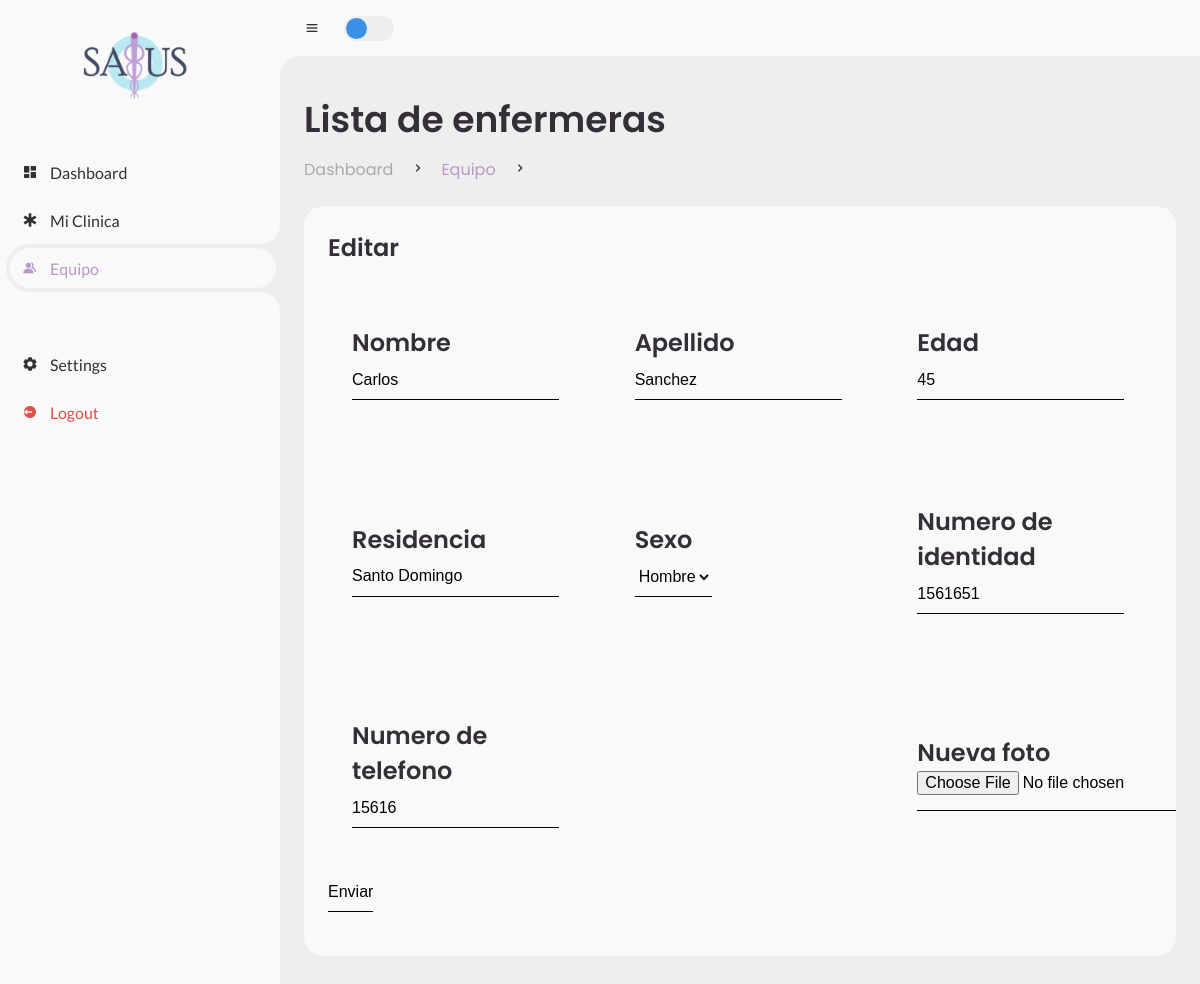
Page /salusApp/dashboard/equipo/enfermeros/edit/19 (signed in) on the earlier database version.
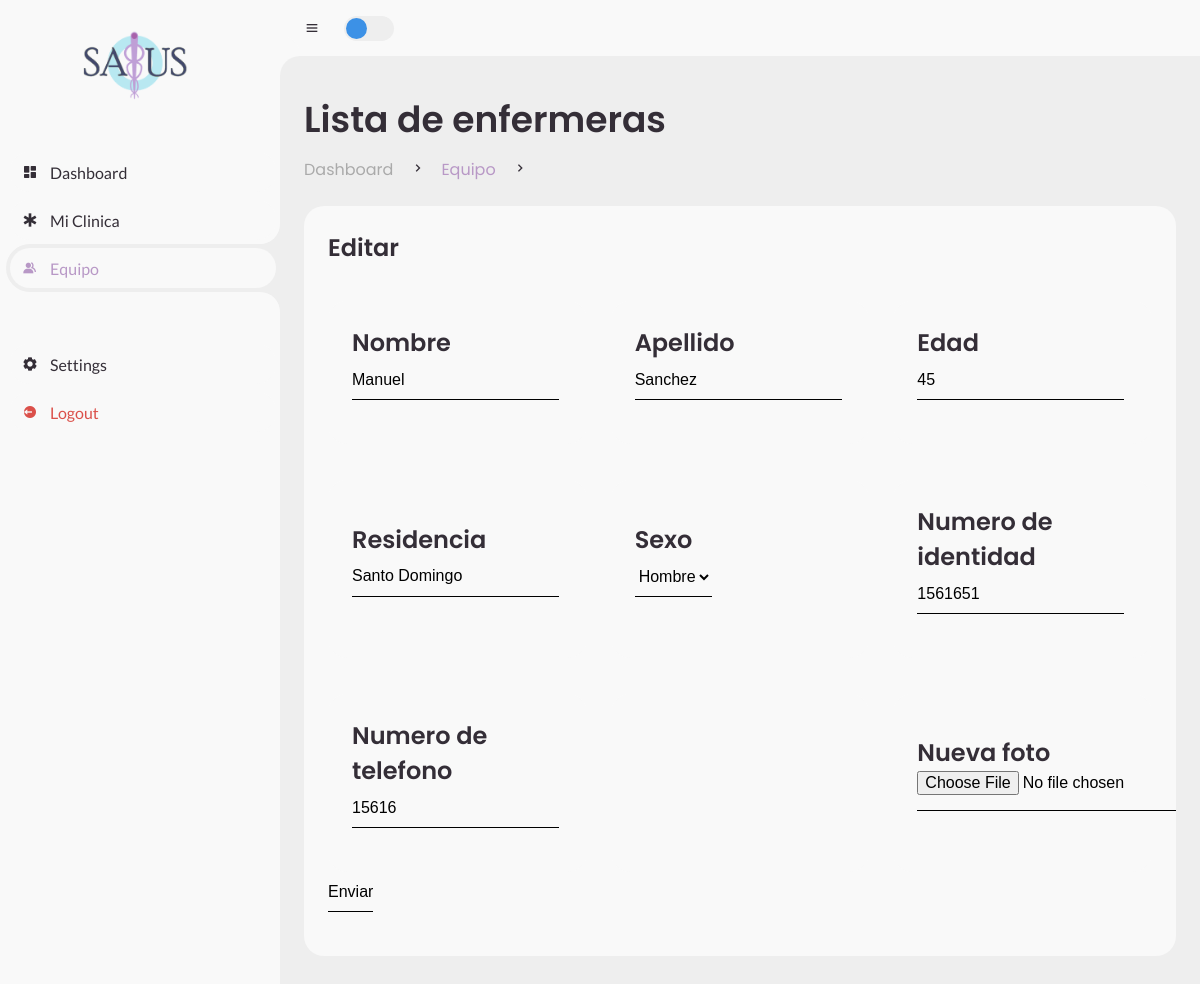
Same page on the later database version.
### salusApp/models.py (models this page shows)
class Person(models.Model):
    first_name = models.CharField("Person's first name", max_length=30)
    last_name = models.CharField("Person's last name",max_length=30)
    photo = models.ImageField(blank=True, null=False, upload_to='salusApp/static/media/')
    age = models.IntegerField("Person's age")
    address = models.CharField("Person's address", max_length=100)
    sexoChoices = [
        ('M', "Masculino"),
        ('F', "Femenino")
    ]
    sex = models.CharField("Person's sex", choices=sexoChoices, max_length=1)
    phone = models.CharField("Person's phone", max_length=15)
    idNumber = models.CharField("Person's id", max_length=10) #Cedula
    isDoctor = models.BooleanField("Is this Person a doctor?")
    isNurse = models.BooleanField("Is this Person a nurse?")

### salusApp/views.py (the view)
# urls.py: path('dashboard/equipo/enfermeros/edit/<int:pk>', views.EnfermerosUpdate, name='enfermeros-edit'),
@login_required()
def EnfermerosUpdate(request, pk):
    if request.method == "POST":
        person = Person.objects.filter(pk=pk)[0]
        person.first_name = request.POST['first_name']
        person.last_name = request.POST['last_name']
        person.age = request.POST['age']
        person.address = request.POST['address']
        person.sex = request.POST['sex']
        person.phone = request.POST['phone']
        person.idNumber = request.POST['idNumber']
        if len(request.POST['photo']) > 2:
            person.photo = request.POST['photo']
        person.save()
        return redirect('enfermeros')
    else:
        nurse = Person.objects.filter(pk=pk)[0]
        context = {"person":nurse}
        return render(request, 'registration/editPersona.html', context)

### salusApp/templates/registration/editPersona.html (shortened to what the changed rows need)
{% extends 'salusApp/dashboard_base.html' %}
{% load static %}
{% block content %}
        <main>
            <div class="head-title">
                <div class="left">
                    <h1>Lista de enfermeras</h1>
                </div>
            </div>
            <div class="table-data">
                <div class="order">
                    <form method="POST" action="">
                        <ul class="box-info">
                            <li>
                                <span class="text">
                                    <h3>Nombre</h3>
                                    <input value="{{person.first_name}}" id="id_first_name" type="text" name="first_name" maxlength="30" required=""
                                    style="border: none !important;
                                    border-bottom: 1px solid #000!important;
                                    background: transparent!important;
                                    outline: none!important;
                                    height: 40px!important;
                                    color: #000!important;
                                    font-size: 16px!important;
                                    margin-bottom: 20px!important;">
                                </span>
                            </li>
                            <li>
                                <span class="text">
                                    <h3>Apellido</h3>
                                    <input value="{{person.last_name}}" id="id_last_name" type="text" name="last_name" required=""
                                    style="border: none !important;
                                    border-bottom: 1px solid #000!important;
                                    background: transparent!important;
                                    outline: none!important;
                                    height: 40px!important;
                                    color: #000!important;
                                    font-size: 16px!important;
                                    margin-bottom: 20px!important;">
                                </span>
                            </li>
                            <li>
                                <span class="text">
                                    <h3>Edad</h3>
                                    <input value="{{person.age}}" id="id_age" type="number" name="age" required=""
                                    style="border: none !important;
                                    border-bottom: 1px solid #000!important;
                                    background: transparent!important;
                                    outline: none!important;
                                    height: 40px!important;
                                    color: #000!important;
                                    font-size: 16px!important;
                                    margin-bottom: 20px!important;">
                                </span>
                            </li>
                        </ul>
                        <ul class="box-info">
                            <li>
                                <span class="text">
                                    <h3>Residencia</h3>
                                    <input value="{{person.address}}" id="id_address" type="text" maxlength="100" name="address" required=""
                                    style="border: none !important;
                                    border-bottom: 1px solid #000!important;
                                    background: transparent!important;
                                    outline: none!important;
                                    height: 40px!important;
                                    color: #000!important;
                                    font-size: 16px!important;
                                    margin-bottom: 20px!important;">
                                </span>
                            </li>
                            <li>
                                <span class="text">
                                    <h3>Numero de identidad</h3>
                                    <input id="id_idNumber" type="text" value="{{person.idNumber}}" maxlength="10" name="idNumber" required=""
                                    style="border: none !important;
                                    border-bottom: 1px solid #000!important;
                                    background: transparent!important;
                                    outline: none!important;
                                    height: 40px!important;
                                    color: #000!important;
                                    font-size: 16px!important;
                                    margin-bottom: 20px!important;">
                                </span>
                            </li>
                        </ul>
                        <ul class="box-info">
                            <li>
                                <span class="text">
                                    <h3>Numero de telefono</h3>
                                    <input value="{{person.phone}}" id="id_phone" type="text" maxlength="15" name="phone" required=""
                                    style="border: none !important;
                                    border-bottom: 1px solid #000!important;
                                    background: transparent!important;
                                    outline: none!important;
                                    height: 40px!important;
                                    color: #000!important;
                                    font-size: 16px!important;
                                    margin-bottom: 20px!important;">
                                </span>
                            </li>
                        </ul>
                    </form>
                </div>
            </div>
        </main>
    </section>
{% endblock content %}

Differences in the rows shown:
changed Person "Sanchez": first_name "Carlos" → "Manuel"
